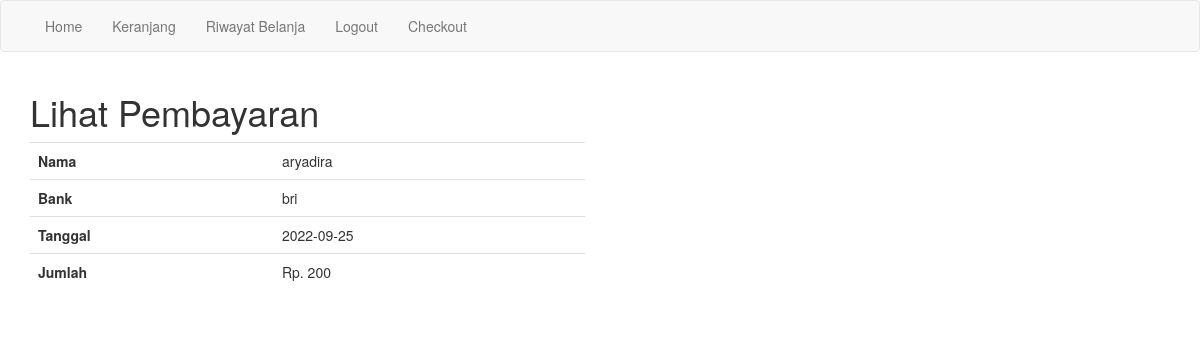
The app's page /lihat_pembayaran.php?id=37 (signed in) with its own data.
### tables this page shows
CREATE TABLE `pembayaran` (
  `id_pembayaran` int(11) NOT NULL,
  `id_pembelian` int(11) NOT NULL,
  `nama` varchar(255) NOT NULL,
  `bank` varchar(255) NOT NULL,
  `jumlah` int(11) NOT NULL,
  `tanggal` date NOT NULL,
  `bukti` varchar(255) NOT NULL
);

### lihat_pembayaran.php (the view, shortened to what this page needs)
<?php
include 'koneksi.php';
$id_pembelian = $_GET["id"];
$ambil = $koneksi->query("SELECT * FROM pembayaran
    LEFT JOIN pembelian ON pembayaran.id_pembelian=pembelian.id_pembelian
    WHERE pembelian.id_pembelian='$id_pembelian'");
$detbay = $ambil->fetch_assoc();
?>
<!DOCTYPE html>
<html lang="en">
<head>
    <link rel="stylesheet" href="admin/assets/css/bootstrap.css">
</head>
<body>
    <?php include 'menu.php'; ?>
    <div class="container">
        <h1>Lihat Pembayaran</h1>
        <div class="row">
            <div class="col-md-6">
                <table class="table">
                    <tr>
                        <th>Nama</th>
                        <td><?php echo $detbay["nama"] ?></td>
                    </tr>
                    <tr>
                        <th>Bank</th>
                        <td><?php echo $detbay["bank"] ?></td>
                    </tr>
                    <tr>
                        <th>Tanggal</th>
                        <td><?php echo $detbay["tanggal"] ?></td>
                    </tr>
                    <tr>
                        <th>Jumlah</th>
                        <td>Rp. <?php echo number_format($detbay["jumlah"]) ?></td>
                    </tr>
                </table>
            </div>
            <div class="col-md-6">
            </div>
        </div>
    </div>
</body>
</html>

### records on screen
pembayaran: nama "aryadira", bank "bri", tanggal "2022-09-25", jumlah "200"
